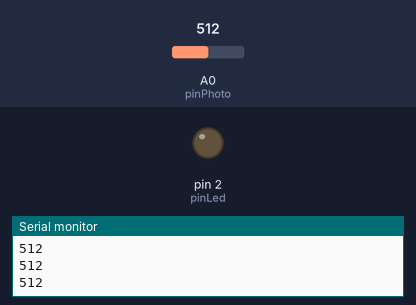
Recording of a sketch running on a simulated Arduino Uno, built with avr-gcc and run on an emulated ATmega328P. Shown: output pins drawn as LEDs (lit = HIGH), the last lines printed to the serial monitor. Inputs (shaded band) come from the test bench; at power-on: A0 (pinPhoto) = 512.

Above: at 1.2 s.
1.3 s: A0 (pinPhoto) set to 417
2.8 s: A0 (pinPhoto) set to 386
At 3.5 s:
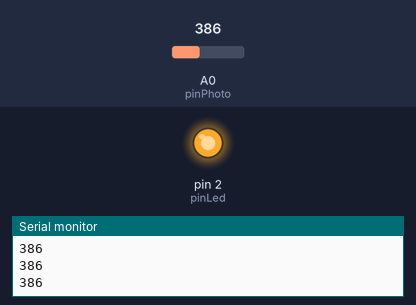
4.3 s: A0 (pinPhoto) set to 410
At 4.8 s:
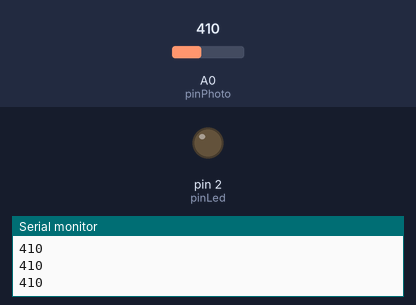
5.8 s: A0 (pinPhoto) set to 390
At 6.1 s:
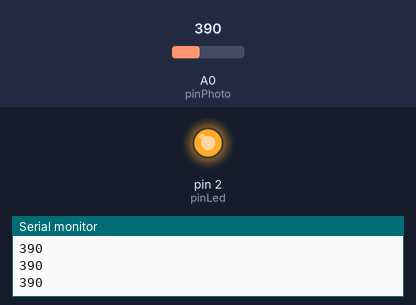
Timing chart, 0 to 8.3 s (numbered marks = the images above; inputs shaded):
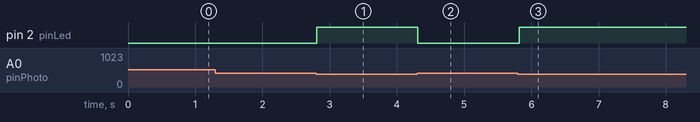

Measured:
- the behaviour switches between 400 and 399 on A0 (pinPhoto) (found by bisection; images 0 and 1)
- after the input at 2.8 s, pin 2 (pinLed): LOW → HIGH at once
- after the input at 4.3 s, pin 2 (pinLed): HIGH → LOW at once
- after the input at 5.8 s, pin 2 (pinLed): LOW → HIGH at once

The sketch:

07_night_light.ino
```cpp
// C++ code
//
int pinLed = 2;
int pinPhoto = A0;
int lightLimit = 400;

void setup()
{
  pinMode(pinLed, OUTPUT);
  Serial.begin(9600);
}

void loop()
{
  int light = analogRead(pinPhoto);
  Serial.println(light);
  digitalWrite(pinLed, light < lightLimit ? HIGH : LOW);
  delay(100);
}
```
